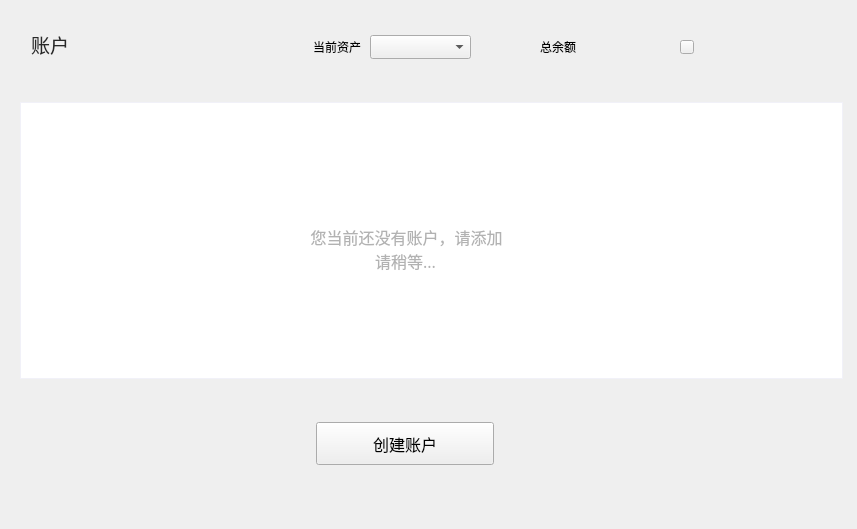
<?xml version="1.0" encoding="UTF-8"?>
<ui version="4.0">
 <class>MainPage</class>
 <widget class="QWidget" name="MainPage">
  <property name="geometry">
   <rect>
    <x>0</x>
    <y>0</y>
    <width>857</width>
    <height>529</height>
   </rect>
  </property>
  <property name="font">
   <font>
    <family>微软雅黑</family>
   </font>
  </property>
  <property name="windowTitle">
   <string>Form</string>
  </property>
  <property name="styleSheet">
   <string notr="true"/>
  </property>
  <widget class="QLabel" name="accountListLabel">
   <property name="geometry">
    <rect>
     <x>31</x>
     <y>34</y>
     <width>100</width>
     <height>21</height>
    </rect>
   </property>
   <property name="font">
    <font>
     <family>微软雅黑</family>
     <pointsize>14</pointsize>
     <weight>50</weight>
     <italic>false</italic>
     <bold>false</bold>
    </font>
   </property>
   <property name="styleSheet">
    <string notr="true">background:transparent;
color: rgb(40, 40, 40);</string>
   </property>
   <property name="text">
    <string>账户</string>
   </property>
  </widget>
  <widget class="QLabel" name="totalBalanceLabel">
   <property name="geometry">
    <rect>
     <x>594</x>
     <y>34</y>
     <width>71</width>
     <height>30</height>
    </rect>
   </property>
   <property name="font">
    <font>
     <family>微软雅黑</family>
     <pointsize>14</pointsize>
    </font>
   </property>
   <property name="styleSheet">
    <string notr="true">background:transparent;</string>
   </property>
   <property name="text">
    <string/>
   </property>
   <property name="alignment">
    <set>Qt::AlignLeading|Qt::AlignLeft|Qt::AlignVCenter</set>
   </property>
  </widget>
  <widget class="QLabel" name="label">
   <property name="geometry">
    <rect>
     <x>515</x>
     <y>35</y>
     <width>61</width>
     <height>24</height>
    </rect>
   </property>
   <property name="font">
    <font>
     <family>微软雅黑</family>
     <pointsize>9</pointsize>
    </font>
   </property>
   <property name="styleSheet">
    <string notr="true">background:transparent;</string>
   </property>
   <property name="text">
    <string>总余额</string>
   </property>
   <property name="alignment">
    <set>Qt::AlignRight|Qt::AlignTrailing|Qt::AlignVCenter</set>
   </property>
  </widget>
  <widget class="QToolButton" name="addAccountBtn">
   <property name="geometry">
    <rect>
     <x>316</x>
     <y>422</y>
     <width>178</width>
     <height>43</height>
    </rect>
   </property>
   <property name="font">
    <font>
     <family>微软雅黑</family>
     <pointsize>12</pointsize>
    </font>
   </property>
   <property name="cursor">
    <cursorShape>PointingHandCursor</cursorShape>
   </property>
   <property name="focusPolicy">
    <enum>Qt::NoFocus</enum>
   </property>
   <property name="styleSheet">
    <string notr="true"/>
   </property>
   <property name="text">
    <string>创建账户</string>
   </property>
  </widget>
  <widget class="QTableWidget" name="accountTableWidget">
   <property name="geometry">
    <rect>
     <x>20</x>
     <y>102</y>
     <width>823</width>
     <height>277</height>
    </rect>
   </property>
   <property name="cursor" stdset="0">
    <cursorShape>PointingHandCursor</cursorShape>
   </property>
   <property name="layoutDirection">
    <enum>Qt::LeftToRight</enum>
   </property>
   <property name="styleSheet">
    <string notr="true">QTableWidget{border: 1px solid rgb(241,241,248);gridline-color: rgb(241,241,248)}
QHeaderView{background-color:white;min-height:47;}
QHeaderView::section{background-color: white;border: 1px solid rgb(241,241,248);
font: 12px &quot;微软雅黑&quot;;}</string>
   </property>
   <property name="frameShape">
    <enum>QFrame::Box</enum>
   </property>
   <property name="frameShadow">
    <enum>QFrame::Plain</enum>
   </property>
   <property name="verticalScrollBarPolicy">
    <enum>Qt::ScrollBarAsNeeded</enum>
   </property>
   <property name="horizontalScrollBarPolicy">
    <enum>Qt::ScrollBarAlwaysOff</enum>
   </property>
   <property name="autoScroll">
    <bool>true</bool>
   </property>
   <property name="editTriggers">
    <set>QAbstractItemView::NoEditTriggers</set>
   </property>
   <property name="selectionMode">
    <enum>QAbstractItemView::NoSelection</enum>
   </property>
   <property name="iconSize">
    <size>
     <width>19</width>
     <height>12</height>
    </size>
   </property>
   <property name="showGrid">
    <bool>true</bool>
   </property>
   <property name="gridStyle">
    <enum>Qt::SolidLine</enum>
   </property>
   <attribute name="horizontalHeaderVisible">
    <bool>false</bool>
   </attribute>
   <attribute name="horizontalHeaderCascadingSectionResizes">
    <bool>false</bool>
   </attribute>
   <attribute name="horizontalHeaderHighlightSections">
    <bool>false</bool>
   </attribute>
   <attribute name="verticalHeaderVisible">
    <bool>false</bool>
   </attribute>
   <attribute name="verticalHeaderHighlightSections">
    <bool>false</bool>
   </attribute>
   <column>
    <property name="text">
     <string>账户</string>
    </property>
    <property name="font">
     <font>
      <family>微软雅黑</family>
     </font>
    </property>
    <property name="textAlignment">
     <set>AlignCenter</set>
    </property>
   </column>
   <column>
    <property name="text">
     <string>地址</string>
    </property>
    <property name="font">
     <font>
      <family>微软雅黑</family>
     </font>
    </property>
    <property name="textAlignment">
     <set>AlignCenter</set>
    </property>
   </column>
   <column>
    <property name="text">
     <string>余额/USE</string>
    </property>
    <property name="font">
     <font>
      <family>微软雅黑</family>
     </font>
    </property>
    <property name="textAlignment">
     <set>AlignCenter</set>
    </property>
   </column>
  </widget>
  <widget class="QWidget" name="loadingWidget" native="true">
   <property name="geometry">
    <rect>
     <x>190</x>
     <y>170</y>
     <width>461</width>
     <height>171</height>
    </rect>
   </property>
   <property name="styleSheet">
    <string notr="true">background-color: rgb(255, 255, 255);</string>
   </property>
   <widget class="QLabel" name="loadingLabel">
    <property name="geometry">
     <rect>
      <x>110</x>
      <y>50</y>
      <width>211</width>
      <height>81</height>
     </rect>
    </property>
    <property name="font">
     <font>
      <family>微软雅黑</family>
      <pointsize>12</pointsize>
     </font>
    </property>
    <property name="styleSheet">
     <string notr="true">color: rgb(178, 178, 178);
background-color: rgb(255, 255, 255);</string>
    </property>
    <property name="text">
     <string>请稍等...</string>
    </property>
    <property name="alignment">
     <set>Qt::AlignCenter</set>
    </property>
   </widget>
  </widget>
  <widget class="QLabel" name="initLabel">
   <property name="geometry">
    <rect>
     <x>206</x>
     <y>211</y>
     <width>401</width>
     <height>51</height>
    </rect>
   </property>
   <property name="font">
    <font>
     <family>微软雅黑</family>
     <pointsize>12</pointsize>
    </font>
   </property>
   <property name="styleSheet">
    <string notr="true">color: rgb(178, 178, 178);</string>
   </property>
   <property name="text">
    <string>您当前还没有账户，请添加</string>
   </property>
   <property name="alignment">
    <set>Qt::AlignCenter</set>
   </property>
  </widget>
  <widget class="QToolButton" name="scanBtn">
   <property name="geometry">
    <rect>
     <x>680</x>
     <y>40</y>
     <width>14</width>
     <height>14</height>
    </rect>
   </property>
   <property name="cursor">
    <cursorShape>PointingHandCursor</cursorShape>
   </property>
   <property name="text">
    <string/>
   </property>
  </widget>
  <widget class="QLabel" name="scanLabel">
   <property name="geometry">
    <rect>
     <x>680</x>
     <y>40</y>
     <width>14</width>
     <height>14</height>
    </rect>
   </property>
   <property name="cursor">
    <cursorShape>ArrowCursor</cursorShape>
   </property>
   <property name="text">
    <string/>
   </property>
  </widget>
  <widget class="QComboBox" name="assetComboBox">
   <property name="geometry">
    <rect>
     <x>370</x>
     <y>35</y>
     <width>101</width>
     <height>24</height>
    </rect>
   </property>
  </widget>
  <widget class="QLabel" name="label_2">
   <property name="geometry">
    <rect>
     <x>280</x>
     <y>35</y>
     <width>81</width>
     <height>24</height>
    </rect>
   </property>
   <property name="text">
    <string>当前资产</string>
   </property>
   <property name="alignment">
    <set>Qt::AlignRight|Qt::AlignTrailing|Qt::AlignVCenter</set>
   </property>
  </widget>
 </widget>
 <resources/>
 <connections/>
</ui>
